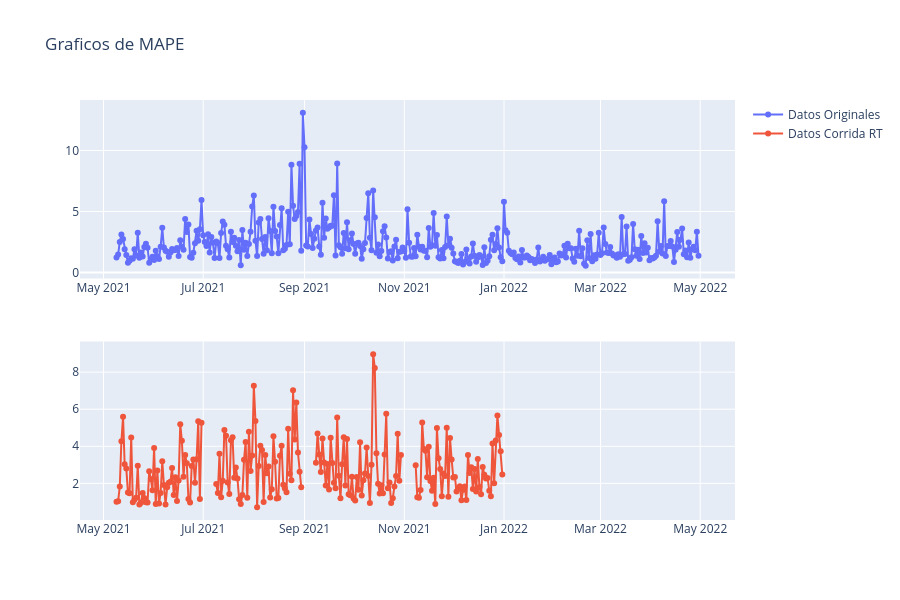

Write notebook code for a chart like this one.
### Code cell
from plotly.subplots import make_subplots
import plotly.graph_objects as go

fig = make_subplots(rows=2, cols=1)


fig.add_trace(go.Scatter(x=original['FECHA-HORA'], y=original['MAPE'],
                    mode='lines+markers',
                    name='Datos Originales'), 
                  row=1, col=1)
fig.add_trace(go.Scatter(x=original['FECHA-HORA'], y=original['MAPE_rt'],
                    mode='lines+markers',
                    name='Datos Corrida RT'), 
                  row=2, col=1)
                                         
fig.update_layout(title_text="Graficos de MAPE", height=600)                                         
fig.show()

### Figure 1 — Plotly figure (JSON) as saved in the notebook; plotly's stock layout.template omitted (floating-point values rounded to 4 significant figures; data arrays with more than 128 entries replaced by an {"elided": "..."} marker saying what was removed)
{"data": [{"mode": "lines+markers", "name": "Datos Originales", "type": "scatter", "x": {"elided": "357 str values"}, "xaxis": "x", "y": {"elided": "357 float values"}, "yaxis": "y"}, {"mode": "lines+markers", "name": "Datos Corrida RT", "type": "scatter", "x": {"elided": "357 str values"}, "xaxis": "x2", "y": {"elided": "357 float values"}, "yaxis": "y2"}], "layout": {"height": 600, "title": {"text": "Graficos de MAPE"}, "xaxis": {"anchor": "y", "domain": [0, 1]}, "xaxis2": {"anchor": "y2", "domain": [0, 1]}, "yaxis": {"anchor": "x", "domain": [0.575, 1]}, "yaxis2": {"anchor": "x2", "domain": [0, 0.425]}}}
